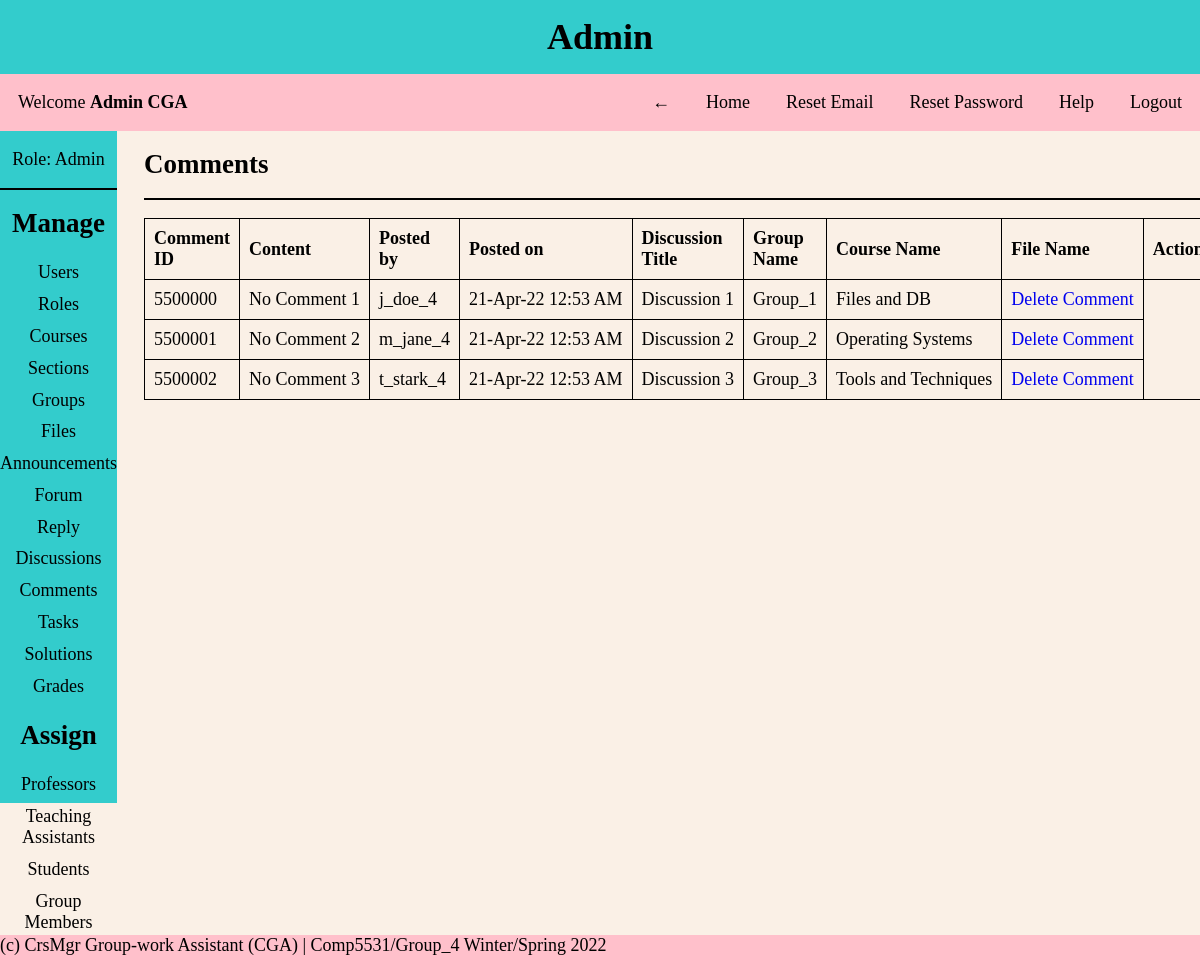
Page /pages/admin.php?page=comments (signed in) on the earlier database version.
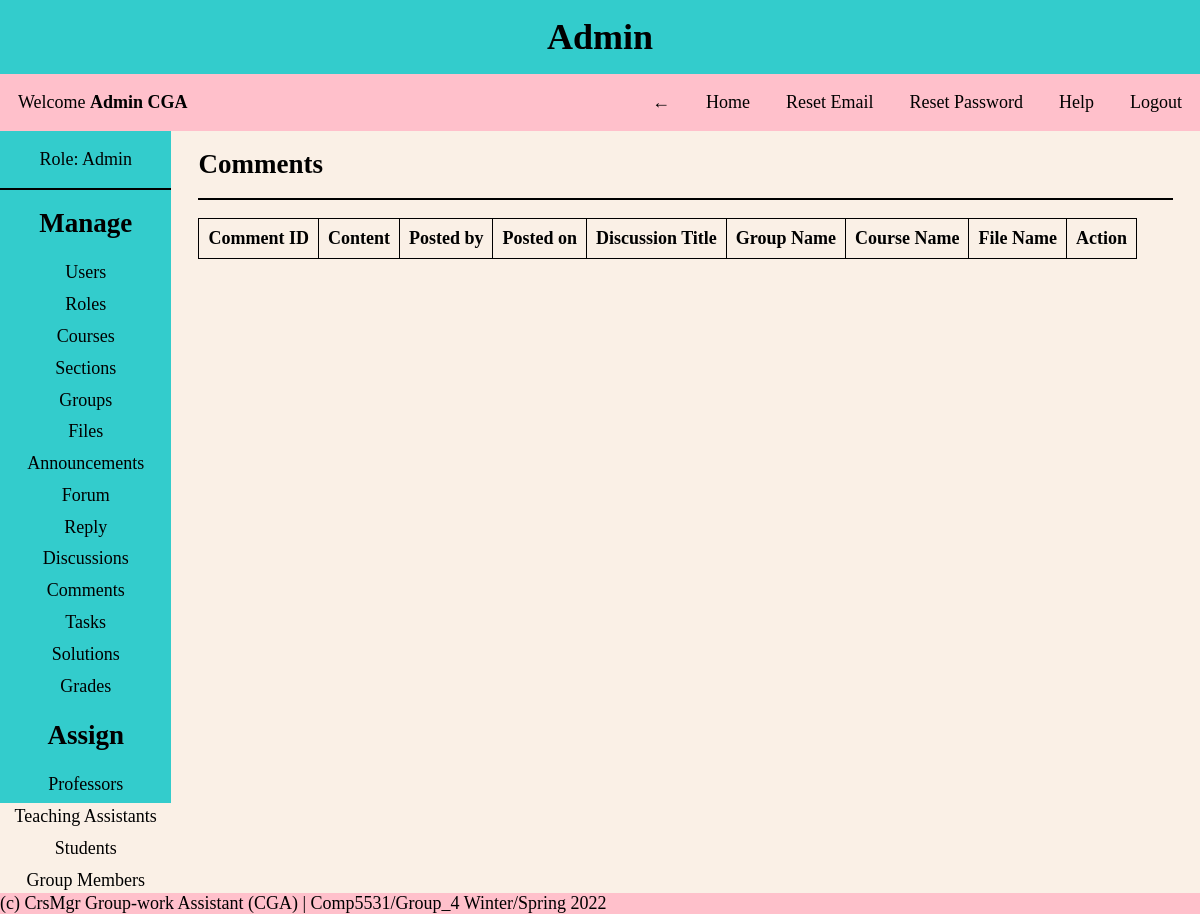
Same page on the later database version.
### tables this page shows
CREATE TABLE Comment
(
  comment_id INT NOT NULL AUTO_INCREMENT PRIMARY KEY,
  comment_content VARCHAR(1024) NOT NULL,
  posted_by_uid INT NOT NULL,
  posted_on DATETIME DEFAULT CURRENT_TIMESTAMP,
  discussion_id INT NOT NULL,
  file_id INT,
  FOREIGN KEY (discussion_id) REFERENCES Discussion(discussion_id) ON DELETE CASCADE ON UPDATE CASCADE,
  FOREIGN KEY (file_id) REFERENCES Files(file_id) ON DELETE CASCADE ON UPDATE CASCADE
);

CREATE TABLE Users
(
  user_id INT NOT NULL AUTO_INCREMENT PRIMARY KEY,
  first_name VARCHAR(30) NOT NULL,
  last_name VARCHAR(30) NOT NULL,
  dob DATE NOT NULL,
  email VARCHAR(30) NOT NULL UNIQUE,
  username VARCHAR(30) NOT NULL UNIQUE,
  password VARCHAR(30) NOT NULL,
  created_on DATETIME DEFAULT CURRENT_TIMESTAMP,
  first_login TINYINT NOT NULL,
  role_id INT NOT NULL,
  FOREIGN KEY (role_id) REFERENCES Roles(role_id)
);

CREATE TABLE Discussion
(
  discussion_id INT NOT NULL AUTO_INCREMENT PRIMARY KEY,
  discussion_title VARCHAR(30) NOT NULL,
  discussion_content VARCHAR(1024) NOT NULL,
  posted_by_uid INT NOT NULL,
  posted_on DATETIME DEFAULT CURRENT_TIMESTAMP,
  group_id INT,
  task_id INT,
  file_id INT,
  FOREIGN KEY (group_id) REFERENCES Student_Groups(group_id) ON DELETE CASCADE ON UPDATE CASCADE,
  FOREIGN KEY (task_id) REFERENCES Task(task_id) ON DELETE CASCADE ON UPDATE CASCADE,
  FOREIGN KEY (file_id) REFERENCES Files(file_id) ON DELETE CASCADE ON UPDATE CASCADE
);

CREATE TABLE Student_Groups
(
  group_id INT NOT NULL AUTO_INCREMENT PRIMARY KEY,
  group_name VARCHAR(30) NOT NULL,
  group_leader_sid INT NOT NULL
);

CREATE TABLE Course
(
  course_id INT NOT NULL AUTO_INCREMENT PRIMARY KEY,
  course_name VARCHAR(30) NOT NULL UNIQUE,
  course_number INT NOT NULL UNIQUE
);

### helper/functions.php (called while the page is built, shortened)
<?php
function date_convert($date)
{
    $date = strtotime($date);
    return date('d-M-y g:i A', $date);
}

### CRUD/comments.php (the view, shortened to what this page needs)
<div class="content-body">
    <?php
    $query = "SELECT c.*, d.*, u.*, cr.course_name, g.group_name, fl.* FROM comment as c
    JOIN discussion as d ON d.discussion_id = c.discussion_id
    JOIN student_groups as g ON g.group_id = d.group_id
    JOIN group_of_course as gc ON gc.group_id = g.group_id
    JOIN course as cr ON cr.course_id = gc.course_id
    LEFT JOIN files as fl ON fl.file_id = c.file_id
    JOIN users as u ON u.user_id = c.posted_by_uid
    ORDER BY c.comment_id ASC";
    $comments = mysqli_query($conn, $query);
    ?>
    <h2>Comments</h2>
    <hr>
    <table>
        <thead>
            <tr>
                <th>Comment ID</th>
                <th>Content</th>
                <th>Posted by</th>
                <th>Posted on</th>
                <th>Discussion Title</th>
                <th>Group Name</th>
                <th>Course Name</th>
                <th>File Name</th>
                <th>Action</th>
            </tr>
        </thead>
        <tbody>
            <?php foreach ($comments as $row) {
                $id = $row['comment_id'];
                $content = $row['comment_content'];
                $posted_by = $row['username'];
                $posted_on = date_convert($row['posted_on']);
                $discussion_title = $row['discussion_title'];
                $group_name = $row['group_name'];
                $course_name = $row['course_name'];
                $file_id = $row['file_id'];
            ?>
                <tr>
                    <td><?= $id ?></td>
                    <td><?= $content ?></td>
                    <td><?= $posted_by ?></td>
                    <td><?= $posted_on ?></td>
                    <td><?= $discussion_title ?></td>
                    <td><?= $group_name ?></td>
                    <td><?= $course_name ?></td>
                    <td><a href="?page=comments&delete_id=<?= $id ?>&file_id=<?= $file_id ?>" onclick="return confirm('Are you sure you want to delete?')">Delete Comment</a></td>
                </tr>
            <?php } ?>
        </tbody>
    </table>
</div>

Differences in the rows shown:
removed comment: comment_id "5500000", comment_content "No Comment 1", users.username "j_doe_4", discussion.posted_on "21-Apr-22 12:53 AM", discussion.discussion_title "Discussion 1", student_groups.group_name "Group_1", course.course_name "Files and DB"
removed comment: comment_id "5500001", comment_content "No Comment 2", users.username "m_jane_4", discussion.posted_on "21-Apr-22 12:53 AM", discussion.discussion_title "Discussion 2", student_groups.group_name "Group_2", course.course_name "Operating Systems"
removed comment: comment_id "5500002", comment_content "No Comment 3", users.username "t_stark_4", discussion.posted_on "21-Apr-22 12:53 AM", discussion.discussion_title "Discussion 3", student_groups.group_name "Group_3", course.course_name "Tools and Techniques"
